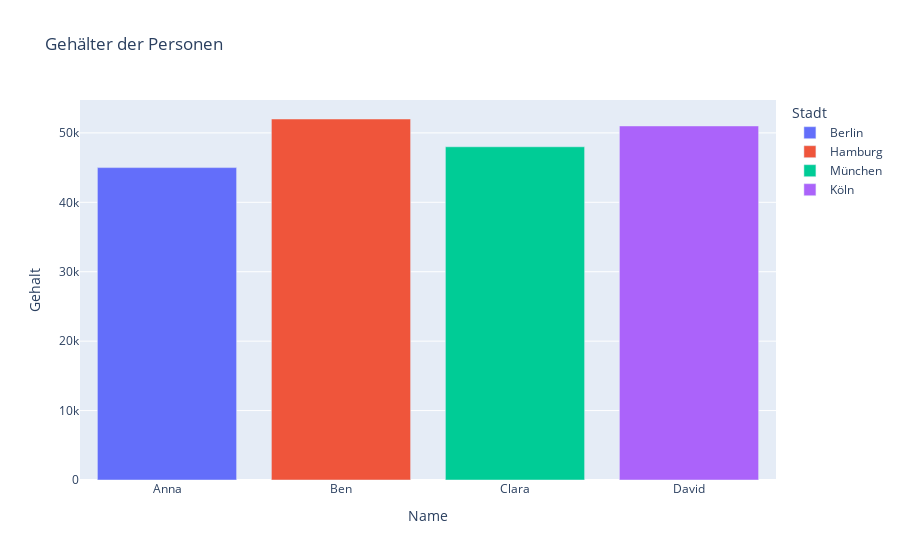

Notebook code cell kept with this figure:
### Markdown cell above
### Visualisierung: Advanced Insights & Best Practices

- **Plotly vs. Matplotlib:** Plotly ist ideal für interaktive Dashboards und Web-Apps, Matplotlib für statische Publikationen. Kombiniere beide je nach Use Case.
- **Performance:** Für große Datenmengen: Downsampling oder Aggregation vor dem Plotten. Plotly kann bei mehr als 10.000 Punkten langsam werden.
- **Custom Layouts:** Nutze Subplots, Faceting und eigene Themes für professionelle Visualisierungen.
- **Export:** Plotly-Grafiken lassen sich als HTML, SVG oder PNG exportieren – ideal für Berichte und Präsentationen.
- **Dashboards:** Für komplexe Dashboards empfiehlt sich Dash (Plotly) oder Streamlit. Achte auf State-Management und User Experience.
- **Testing:** Automatisiere Visualisierungs-Tests mit `pytest-mpl` oder Snapshot-Tests für Plotly.

### Code cell
# Interaktives Diagramm mit Plotly
fig = px.bar(df, x='Name', y='Gehalt', 
             title='Gehälter der Personen',
             color='Stadt')
fig.show()

### Figure 1 — Plotly figure (JSON) as saved in the notebook; plotly's stock layout.template omitted (floating-point values rounded to 4 significant figures)
{"data": [{"alignmentgroup": "True", "hovertemplate": "Stadt=Berlin<br>Name=%{x}<br>Gehalt=%{y}<extra></extra>", "legendgroup": "Berlin", "marker": {"color": "#636efa", "pattern": {"shape": ""}}, "name": "Berlin", "offsetgroup": "Berlin", "orientation": "v", "showlegend": true, "textposition": "auto", "type": "bar", "x": ["Anna"], "xaxis": "x", "y": [45000], "yaxis": "y"}, {"alignmentgroup": "True", "hovertemplate": "Stadt=Hamburg<br>Name=%{x}<br>Gehalt=%{y}<extra></extra>", "legendgroup": "Hamburg", "marker": {"color": "#EF553B", "pattern": {"shape": ""}}, "name": "Hamburg", "offsetgroup": "Hamburg", "orientation": "v", "showlegend": true, "textposition": "auto", "type": "bar", "x": ["Ben"], "xaxis": "x", "y": [52000], "yaxis": "y"}, {"alignmentgroup": "True", "hovertemplate": "Stadt=München<br>Name=%{x}<br>Gehalt=%{y}<extra></extra>", "legendgroup": "München", "marker": {"color": "#00cc96", "pattern": {"shape": ""}}, "name": "München", "offsetgroup": "München", "orientation": "v", "showlegend": true, "textposition": "auto", "type": "bar", "x": ["Clara"], "xaxis": "x", "y": [48000], "yaxis": "y"}, {"alignmentgroup": "True", "hovertemplate": "Stadt=Köln<br>Name=%{x}<br>Gehalt=%{y}<extra></extra>", "legendgroup": "Köln", "marker": {"color": "#ab63fa", "pattern": {"shape": ""}}, "name": "Köln", "offsetgroup": "Köln", "orientation": "v", "showlegend": true, "textposition": "auto", "type": "bar", "x": ["David"], "xaxis": "x", "y": [51000], "yaxis": "y"}], "layout": {"barmode": "relative", "legend": {"title": {"text": "Stadt"}, "tracegroupgap": 0}, "title": {"text": "Gehälter der Personen"}, "xaxis": {"anchor": "y", "domain": [0, 1], "title": {"text": "Name"}}, "yaxis": {"anchor": "x", "domain": [0, 1], "title": {"text": "Gehalt"}}}}
